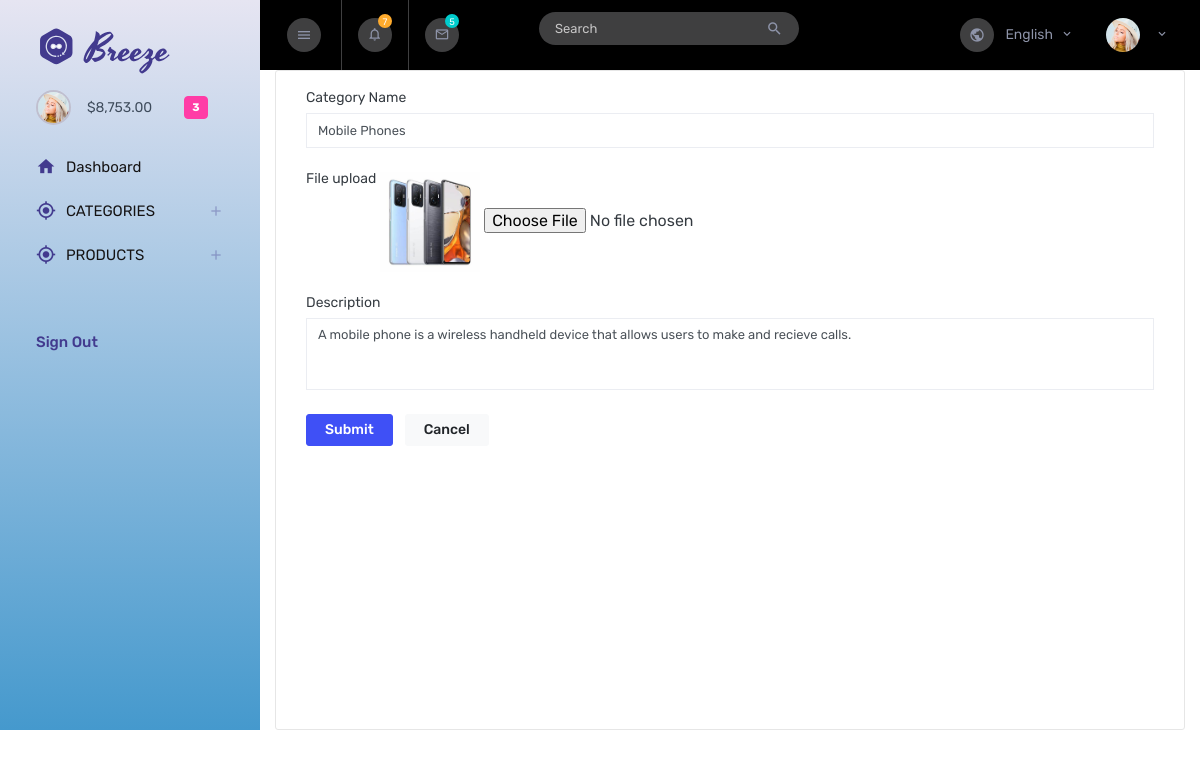
The app's page /digiadminapp/editcateg/2/ with its own data.
### digiadminapp/models.py (models this page shows)
class categorydb (models.Model):
    Category_Name=models.CharField(max_length=100,null=True,blank=True)
    Category_Image=models.ImageField(upload_to="cat_img",null=True,blank=True)
    Description=models.CharField(max_length=100,null=True,blank=True)

### digiadminapp/views.py (the view)
# urls.py: path('editcateg/<int:catid>/',views.editcateg,name="editcateg"),
def editcateg(req,catid):
    category=categorydb.objects.get(id=catid)
    return render(req,"Editcategory.html",{'category':category})

### digiadminapp/templates/Editcategory.html (shortened to what this page needs)
<!DOCTYPE >
{% extends 'Indexpage.html' %}
{% block content %}
<html>
<head>
</head>
<body>
<div class="col-12 grid-margin stretch-card">
                <div class="card">
                  <div class="card-body">
                    <form class="forms-sample" method="post" action="{% url 'update_cate' catid=category.id %}" enctype="multipart/form-data">
                      <div class="form-group">
                        <label for="">Category Name</label>
                        <input type="text" class="form-control" id="" placeholder="Category Name" name="cname" value="{{category.Category_Name}}">
                      </div>
                      <div class="form-group">
                        <label>File upload</label>
                          <img src="{{category.Category_Image.url}}" width="100px" height="100px">
                        <input type="file" name="img" >
                      </div>
                      <div class="form-group">
                        <label for="exampleTextarea1">Description</label>
                        <textarea class="form-control" id="exampleTextarea1" rows="4" name="descript">{{category.Description}}</textarea>
                      </div>
                      <button type="submit" class="btn btn-primary mr-2"> Submit </button>
                      <button class="btn btn-light">Cancel</button>
                    </form>
                  </div>
                </div>
              </div>
</body>
</html>
{% endblock %}

### records on screen
categorydb: cname "Mobile Phones", Category_Image (picture), descript "A mobile phone is a wireless handheld device that allows users to make and recieve calls."
